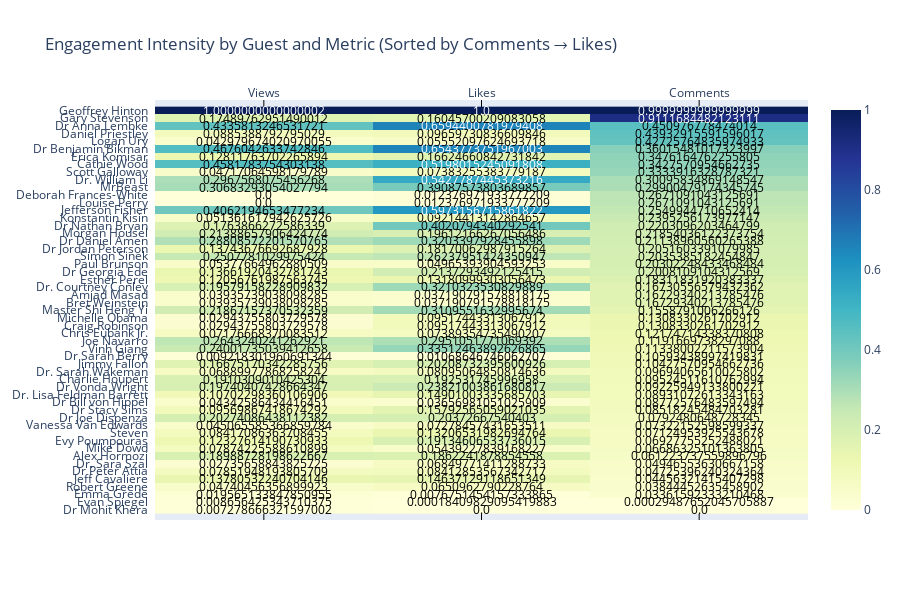

Notebook code for this chart:
### Code cell
import plotly.figure_factory as ff

# Sort the DataFrame by comments (desc), then likes (desc)
guest_sorted = guest_stats.sort_values(
    by=["comments_per_guest_norm", "likes_per_guest_norm"],
    ascending=[True, True]
)

# Extract data for the heatmap
z = guest_sorted[["views_per_guest_norm", "likes_per_guest_norm", "comments_per_guest_norm"]].values
x = ["Views", "Likes", "Comments"]
y = guest_sorted["guest"].tolist()

# Create annotated heatmap
fig = ff.create_annotated_heatmap(
    z=z,
    x=x,
    y=y,
    colorscale="YlGnBu",
    showscale=True
)

fig.update_layout(
    title="Engagement Intensity by Guest and Metric (Sorted by Comments → Likes)",
    height=600
)

fig.show()

### Figure 1 — Plotly figure (JSON) as saved in the notebook; plotly's stock layout.template omitted (floating-point values rounded to 4 significant figures; data arrays with more than 128 entries replaced by an {"elided": "..."} marker saying what was removed)
{"data": [{"colorscale": [[0, "rgb(255,255,217)"], [0.125, "rgb(237,248,177)"], [0.25, "rgb(199,233,180)"], [0.375, "rgb(127,205,187)"], [0.5, "rgb(65,182,196)"], [0.625, "rgb(29,145,192)"], [0.75, "rgb(34,94,168)"], [0.875, "rgb(37,52,148)"], [1, "rgb(8,29,88)"]], "reversescale": false, "showscale": true, "type": "heatmap", "x": ["Views", "Likes", "Comments"], "y": ["Dr Mohit Khera", "Evan Spiegel", "Emma Grede", "Robert Greene", "Jeff Cavaliere", "Dr Peter Attia", "Dr. Sara Szal", "Alex Hormozi", "Mike Dowd", "Evy Poumpouras", "Steven", "Vanessa Van Edwards", "Dr Joe Dispenza", "Dr Stacy Sims", "Dr Bill von Hippel", "Dr. Lisa Feldman Barrett", "Dr Vonda Wright", "Charlie Houpert", "Dr. Sarah Wakeman", "Jimmy Fallon", "Dr Sarah Berry", "Vinh Giang", "Joe Navarro", "Chris Eubank Jr.", "Craig Robinson", "Michelle Obama", "Master Shi Heng Yi", "Bret Weinstein", "Amjad Masad", "Dr. Courtney Conley", "Esther Perel", "Dr Georgia Ede", "Paul Brunson", "Simon Sinek", "Dr Jordan Peterson", "Dr Daniel Amen", "Morgan Housel", "Dr Nathan Bryan", "Konstantin Kisin", "Jefferson Fisher", "Louise Perry", "Deborah Frances-White", "MrBeast", "Dr. William Li", "Scott Galloway", "Cathie Wood", "Erica Komisar", "Dr Benjamin Bikman", "Logan Ury", "Daniel Priestley", "Dr Anna Lembke", "Gary Stevenson", "Geoffrey Hinton"], "z": {"elided": "53x3 float values"}}], "layout": {"annotations": [{"font": {"color": "#000000"}, "showarrow": false, "text": "0.007278666321597002", "x": "Views", "xref": "x", "y": "Dr Mohit Khera", "yref": "y"}, {"font": {"color": "#000000"}, "showarrow": false, "text": "0.0", "x": "Likes", "xref": "x", "y": "Dr Mohit Khera", "yref": "y"}, {"font": {"color": "#000000"}, "showarrow": false, "text": "0.0", "x": "Comments", "xref": "x", "y": "Dr Mohit Khera", "yref": "y"}, {"font": {"color": "#000000"}, "showarrow": false, "text": "0.008656425343710375", "x": "Views", "xref": "x", "y": "Evan Spiegel", "yref": "y"}, {"font": {"color": "#000000"}, "showarrow": false, "text": "0.00018409829095419883", "x": "Likes", "xref": "x", "y": "Evan Spiegel", "yref": "y"}, {"font": {"color": "#000000"}, "showarrow": false, "text": "0.00029487652045705887", "x": "Comments", "xref": "x", "y": "Evan Spiegel", "yref": "y"}, {"font": {"color": "#000000"}, "showarrow": false, "text": "0.019565133847850955", "x": "Views", "xref": "x", "y": "Emma Grede", "yref": "y"}, {"font": {"color": "#000000"}, "showarrow": false, "text": "0.0076751454157333865", "x": "Likes", "xref": "x", "y": "Emma Grede", "yref": "y"}, {"font": {"color": "#000000"}, "showarrow": false, "text": "0.03361592333210468", "x": "Comments", "xref": "x", "y": "Emma Grede", "yref": "y"}, {"font": {"color": "#000000"}, "showarrow": false, "text": "0.04740456356899923", "x": "Views", "xref": "x", "y": "Robert Greene", "yref": "y"}, {"font": {"color": "#000000"}, "showarrow": false, "text": "0.0650962790228764", "x": "Likes", "xref": "x", "y": "Robert Greene", "yref": "y"}, {"font": {"color": "#000000"}, "showarrow": false, "text": "0.03844452635458902", "x": "Comments", "xref": "x", "y": "Robert Greene", "yref": "y"}, {"font": {"color": "#000000"}, "showarrow": false, "text": "0.13780532240704146", "x": "Views", "xref": "x", "y": "Jeff Cavaliere", "yref": "y"}, {"font": {"color": "#000000"}, "showarrow": false, "text": "0.14637129118651349", "x": "Likes", "xref": "x", "y": "Jeff Cavaliere", "yref": "y"}, {"font": {"color": "#000000"}, "showarrow": false, "text": "0.04456321415407298", "x": "Comments", "xref": "x", "y": "Jeff Cavaliere", "yref": "y"}, {"font": {"color": "#000000"}, "showarrow": false, "text": "0.07851948193805709", "x": "Views", "xref": "x", "y": "Dr Peter Attia", "yref": "y"}, {"font": {"color": "#000000"}, "showarrow": false, "text": "0.08412853567342717", "x": "Likes", "xref": "x", "y": "Dr Peter Attia", "yref": "y"}, {"font": {"color": "#000000"}, "showarrow": false, "text": "0.04725396240324364", "x": "Comments", "xref": "x", "y": "Dr Peter Attia", "yref": "y"}, {"font": {"color": "#000000"}, "showarrow": false, "text": "0.02735658843825725", "x": "Views", "xref": "x", "y": "Dr. Sara Szal", "yref": "y"}, {"font": {"color": "#000000"}, "showarrow": false, "text": "0.06849771411288733", "x": "Likes", "xref": "x", "y": "Dr. Sara Szal", "yref": "y"}, {"font": {"color": "#000000"}, "showarrow": false, "text": "0.04946553630667158", "x": "Comments", "xref": "x", "y": "Dr. Sara Szal", "yref": "y"}, {"font": {"color": "#000000"}, "showarrow": false, "text": "0.18988728198622667", "x": "Views", "xref": "x", "y": "Alex Hormozi", "yref": "y"}, {"font": {"color": "#000000"}, "showarrow": false, "text": "0.1862241878854558", "x": "Likes", "xref": "x", "y": "Alex Hormozi", "yref": "y"}, {"font": {"color": "#000000"}, "showarrow": false, "text": "0.061223737559896796", "x": "Comments", "xref": "x", "y": "Alex Hormozi", "yref": "y"}, {"font": {"color": "#000000"}, "showarrow": false, "text": "0.07874225588610899", "x": "Views", "xref": "x", "y": "Mike Dowd", "yref": "y"}, {"font": {"color": "#000000"}, "showarrow": false, "text": "0.05439227839168227", "x": "Likes", "xref": "x", "y": "Mike Dowd", "yref": "y"}, {"font": {"color": "#000000"}, "showarrow": false, "text": "0.06686325101363805", "x": "Comments", "xref": "x", "y": "Mike Dowd", "yref": "y"}, {"font": {"color": "#000000"}, "showarrow": false, "text": "0.12327614190730933", "x": "Views", "xref": "x", "y": "Evy Poumpouras", "yref": "y"}, {"font": {"color": "#000000"}, "showarrow": false, "text": "0.19134606533736015", "x": "Likes", "xref": "x", "y": "Evy Poumpouras", "yref": "y"}, {"font": {"color": "#000000"}, "showarrow": false, "text": "0.06927755252488021", "x": "Comments", "xref": "x", "y": "Evy Poumpouras", "yref": "y"}, {"font": {"color": "#000000"}, "showarrow": false, "text": "0.08417086363708455", "x": "Views", "xref": "x", "y": "Steven", "yref": "y"}, {"font": {"color": "#000000"}, "showarrow": false, "text": "0.13206531982694764", "x": "Likes", "xref": "x", "y": "Steven", "yref": "y"}, {"font": {"color": "#000000"}, "showarrow": false, "text": "0.07124953925543678", "x": "Comments", "xref": "x", "y": "Steven", "yref": "y"}, {"font": {"color": "#000000"}, "showarrow": false, "text": "0.045065585366859784", "x": "Views", "xref": "x", "y": "Vanessa Van Edwards", "yref": "y"}, {"font": {"color": "#000000"}, "showarrow": false, "text": "0.07278457431653511", "x": "Likes", "xref": "x", "y": "Vanessa Van Edwards", "yref": "y"}, {"font": {"color": "#000000"}, "showarrow": false, "text": "0.07322152598599337", "x": "Comments", "xref": "x", "y": "Vanessa Van Edwards", "yref": "y"}, {"font": {"color": "#000000"}, "showarrow": false, "text": "0.20274086438112382", "x": "Views", "xref": "x", "y": "Dr Joe Dispenza", "yref": "y"}, {"font": {"color": "#000000"}, "showarrow": false, "text": "0.20372667540403", "x": "Likes", "xref": "x", "y": "Dr Joe Dispenza", "yref": "y"}, {"font": {"color": "#000000"}, "showarrow": false, "text": "0.0792480648728345", "x": "Comments", "xref": "x", "y": "Dr Joe Dispenza", "yref": "y"}, {"font": {"color": "#000000"}, "showarrow": false, "text": "0.09569867418674292", "x": "Views", "xref": "x", "y": "Dr Stacy Sims", "yref": "y"}, {"font": {"color": "#000000"}, "showarrow": false, "text": "0.15792565059021035", "x": "Likes", "xref": "x", "y": "Dr Stacy Sims", "yref": "y"}, {"font": {"color": "#000000"}, "showarrow": false, "text": "0.08518245484703281", "x": "Comments", "xref": "x", "y": "Dr Stacy Sims", "yref": "y"}, {"font": {"color": "#000000"}, "showarrow": false, "text": "0.04342586434416451", "x": "Views", "xref": "x", "y": "Dr Bill von Hippel", "yref": "y"}, {"font": {"color": "#000000"}, "showarrow": false, "text": "0.03656981051025909", "x": "Likes", "xref": "x", "y": "Dr Bill von Hippel", "yref": "y"}, {"font": {"color": "#000000"}, "showarrow": false, "text": "0.08772576483597494", "x": "Comments", "xref": "x", "y": "Dr Bill von Hippel", "yref": "y"}, {"font": {"color": "#000000"}, "showarrow": false, "text": "0.10702298360106906", "x": "Views", "xref": "x", "y": "Dr. Lisa Feldman Barrett", "yref": "y"}, {"font": {"color": "#000000"}, "showarrow": false, "text": "0.14901003335685703", "x": "Likes", "xref": "x", "y": "Dr. Lisa Feldman Barrett", "yref": "y"}, {"font": {"color": "#000000"}, "showarrow": false, "text": "0.08931072613343163", "x": "Comments", "xref": "x", "y": "Dr. Lisa Feldman Barrett", "yref": "y"}, {"font": {"color": "#000000"}, "showarrow": false, "text": "0.19740407428664347", "x": "Views", "xref": "x", "y": "Dr Vonda Wright", "yref": "y"}, {"font": {"color": "#000000"}, "showarrow": false, "text": "0.23821003861680817", "x": "Likes", "xref": "x", "y": "Dr Vonda Wright", "yref": "y"}, {"font": {"color": "#000000"}, "showarrow": false, "text": "0.09225949133800221", "x": "Comments", "xref": "x", "y": "Dr Vonda Wright", "yref": "y"}, {"font": {"color": "#000000"}, "showarrow": false, "text": "0.1910309010425304", "x": "Views", "xref": "x", "y": "Charlie Houpert", "yref": "y"}, {"font": {"color": "#000000"}, "showarrow": false, "text": "0.192531745996958", "x": "Likes", "xref": "x", "y": "Charlie Houpert", "yref": "y"}, {"font": {"color": "#000000"}, "showarrow": false, "text": "0.09524511610762994", "x": "Comments", "xref": "x", "y": "Charlie Houpert", "yref": "y"}, {"font": {"color": "#000000"}, "showarrow": false, "text": "0.06889977868258242", "x": "Views", "xref": "x", "y": "Dr. Sarah Wakeman", "yref": "y"}, {"font": {"color": "#000000"}, "showarrow": false, "text": "0.08095064850814636", "x": "Likes", "xref": "x", "y": "Dr. Sarah Wakeman", "yref": "y"}, {"font": {"color": "#000000"}, "showarrow": false, "text": "0.09694065610025802", "x": "Comments", "xref": "x", "y": "Dr. Sarah Wakeman", "yref": "y"}, {"font": {"color": "#000000"}, "showarrow": false, "text": "0.16675170342285756", "x": "Views", "xref": "x", "y": "Jimmy Fallon", "yref": "y"}, {"font": {"color": "#000000"}, "showarrow": false, "text": "0.20208732395600926", "x": "Likes", "xref": "x", "y": "Jimmy Fallon", "yref": "y"}, {"font": {"color": "#000000"}, "showarrow": false, "text": "0.10427570954662736", "x": "Comments", "xref": "x", "y": "Jimmy Fallon", "yref": "y"}, {"font": {"color": "#000000"}, "showarrow": false, "text": "0.009218301960691344", "x": "Views", "xref": "x", "y": "Dr Sarah Berry", "yref": "y"}, {"font": {"color": "#000000"}, "showarrow": false, "text": "0.01068646746062707", "x": "Likes", "xref": "x", "y": "Dr Sarah Berry", "yref": "y"}, {"font": {"color": "#000000"}, "showarrow": false, "text": "0.10593438997419831", "x": "Comments", "xref": "x", "y": "Dr Sarah Berry", "yref": "y"}, {"font": {"color": "#000000"}, "showarrow": false, "text": "0.24001735039412658", "x": "Views", "xref": "x", "y": "Vinh Giang", "yref": "y"}, {"font": {"color": "#000000"}, "showarrow": false, "text": "0.33512463892626865", "x": "Likes", "xref": "x", "y": "Vinh Giang", "yref": "y"}, {"font": {"color": "#000000"}, "showarrow": false, "text": "0.11338002211573904", "x": "Comments", "xref": "x", "y": "Vinh Giang", "yref": "y"}, {"font": {"color": "#000000"}, "showarrow": false, "text": "0.2643240241262921", "x": "Views", "xref": "x", "y": "Joe Navarro", "yref": "y"}, {"font": {"color": "#000000"}, "showarrow": false, "text": "0.2951051771069392", "x": "Likes", "xref": "x", "y": "Joe Navarro", "yref": "y"}, {"font": {"color": "#000000"}, "showarrow": false, "text": "0.1191669738297088", "x": "Comments", "xref": "x", "y": "Joe Navarro", "yref": "y"}, {"font": {"color": "#000000"}, "showarrow": false, "text": "0.07176668370083512", "x": "Views", "xref": "x", "y": "Chris Eubank Jr.", "yref": "y"}, {"font": {"color": "#000000"}, "showarrow": false, "text": "0.07389354735490207", "x": "Likes", "xref": "x", "y": "Chris Eubank Jr.", "yref": "y"}, {"font": {"color": "#000000"}, "showarrow": false, "text": "0.12174714338370808", "x": "Comments", "xref": "x", "y": "Chris Eubank Jr.", "yref": "y"}, {"font": {"color": "#000000"}, "showarrow": false, "text": "0.02943755803729578", "x": "Views", "xref": "x", "y": "Craig Robinson", "yref": "y"}, {"font": {"color": "#000000"}, "showarrow": false, "text": "0.09517443313067912", "x": "Likes", "xref": "x", "y": "Craig Robinson", "yref": "y"}, {"font": {"color": "#000000"}, "showarrow": false, "text": "0.1308330261702912", "x": "Comments", "xref": "x", "y": "Craig Robinson", "yref": "y"}, {"font": {"color": "#000000"}, "showarrow": false, "text": "0.02943755803729578", "x": "Views", "xref": "x", "y": "Michelle Obama", "yref": "y"}, {"font": {"color": "#000000"}, "showarrow": false, "text": "0.09517443313067912", "x": "Likes", "xref": "x", "y": "Michelle Obama", "yref": "y"}, {"font": {"color": "#000000"}, "showarrow": false, "text": "0.1308330261702912", "x": "Comments", "xref": "x", "y": "Michelle Obama", "yref": "y"}, {"font": {"color": "#000000"}, "showarrow": false, "text": "0.21867157370532359", "x": "Views", "xref": "x", "y": "Master Shi Heng Yi", "yref": "y"}, {"font": {"color": "#000000"}, "showarrow": false, "text": "0.3109551632995674", "x": "Likes", "xref": "x", "y": "Master Shi Heng Yi", "yref": "y"}, {"font": {"color": "#000000"}, "showarrow": false, "text": "0.1558791006266126", "x": "Comments", "xref": "x", "y": "Master Shi Heng Yi", "yref": "y"}, {"font": {"color": "#000000"}, "showarrow": false, "text": "0.03935739038098285", "x": "Views", "xref": "x", "y": "Bret Weinstein", "yref": "y"}, {"font": {"color": "#000000"}, "showarrow": false, "text": "0.037190791578818175", "x": "Likes", "xref": "x", "y": "Bret Weinstein", "yref": "y"}, {"font": {"color": "#000000"}, "showarrow": false, "text": "0.16729340213785476", "x": "Comments", "xref": "x", "y": "Bret Weinstein", "yref": "y"}, {"font": {"color": "#000000"}, "showarrow": false, "text": "0.03935739038098285", "x": "Views", "xref": "x", "y": "Amjad Masad", "yref": "y"}, {"font": {"color": "#000000"}, "showarrow": false, "text": "0.037190791578818175", "x": "Likes", "xref": "x", "y": "Amjad Masad", "yref": "y"}, {"font": {"color": "#000000"}, "showarrow": false, "text": "0.16729340213785476", "x": "Comments", "xref": "x", "y": "Amjad Masad", "yref": "y"}, {"font": {"color": "#000000"}, "showarrow": false, "text": "0.19579158228909832", "x": "Views", "xref": "x", "y": "Dr. Courtney Conley", "yref": "y"}, {"font": {"color": "#000000"}, "showarrow": false, "text": "0.3210323530829889", "x": "Likes", "xref": "x", "y": "Dr. Courtney Conley", "yref": "y"}, {"font": {"color": "#000000"}, "showarrow": false, "text": "0.16730556579432362", "x": "Comments", "xref": "x", "y": "Dr. Courtney Conley", "yref": "y"}, {"font": {"color": "#000000"}, "showarrow": false, "text": "0.12056761987563745", "x": "Views", "xref": "x", "y": "Esther Perel", "yref": "y"}, {"font": {"color": "#000000"}, "showarrow": false, "text": "0.13180999303056473", "x": "Likes", "xref": "x", "y": "Esther Perel", "yref": "y"}, {"font": {"color": "#000000"}, "showarrow": false, "text": "0.18311831920383337", "x": "Comments", "xref": "x", "y": "Esther Perel", "yref": "y"}, {"font": {"color": "#000000"}, "showarrow": false, "text": "0.13661920432781743", "x": "Views", "xref": "x", "y": "Dr Georgia Ede", "yref": "y"}, {"font": {"color": "#000000"}, "showarrow": false, "text": "0.2137293492125415", "x": "Likes", "xref": "x", "y": "Dr Georgia Ede", "yref": "y"}, {"font": {"color": "#000000"}, "showarrow": false, "text": "0.2008109104312569", "x": "Comments", "xref": "x", "y": "Dr Georgia Ede", "yref": "y"}, {"font": {"color": "#000000"}, "showarrow": false, "text": "0.05377664962880509", "x": "Views", "xref": "x", "y": "Paul Brunson", "yref": "y"}, {"font": {"color": "#000000"}, "showarrow": false, "text": "0.04965393904593253", "x": "Likes", "xref": "x", "y": "Paul Brunson", "yref": "y"}, {"font": {"color": "#000000"}, "showarrow": false, "text": "0.20302248433468484", "x": "Comments", "xref": "x", "y": "Paul Brunson", "yref": "y"}, {"font": {"color": "#000000"}, "showarrow": false, "text": "0.2507781029975424", "x": "Views", "xref": "x", "y": "Simon Sinek", "yref": "y"}, {"font": {"color": "#000000"}, "showarrow": false, "text": "0.26237951424350947", "x": "Likes", "xref": "x", "y": "Simon Sinek", "yref": "y"}, {"font": {"color": "#000000"}, "showarrow": false, "text": "0.2035385182454847", "x": "Comments", "xref": "x", "y": "Simon Sinek", "yref": "y"}, {"font": {"color": "#000000"}, "showarrow": false, "text": "0.13743676692687928", "x": "Views", "xref": "x", "y": "Dr Jordan Peterson", "yref": "y"}, {"font": {"color": "#000000"}, "showarrow": false, "text": "0.18170062987915264", "x": "Likes", "xref": "x", "y": "Dr Jordan Peterson", "yref": "y"}, {"font": {"color": "#000000"}, "showarrow": false, "text": "0.2051603391079985", "x": "Comments", "xref": "x", "y": "Dr Jordan Peterson", "yref": "y"}, {"font": {"color": "#000000"}, "showarrow": false, "text": "0.28808572201570765", "x": "Views", "xref": "x", "y": "Dr Daniel Amen", "yref": "y"}, {"font": {"color": "#000000"}, "showarrow": false, "text": "0.3203397928455898", "x": "Likes", "xref": "x", "y": "Dr Daniel Amen", "yref": "y"}, {"font": {"color": "#000000"}, "showarrow": false, "text": "0.21138960560265388", "x": "Comments", "xref": "x", "y": "Dr Daniel Amen", "yref": "y"}, {"font": {"color": "#000000"}, "showarrow": false, "text": "0.21388657906424774", "x": "Views", "xref": "x", "y": "Morgan Housel", "yref": "y"}, {"font": {"color": "#000000"}, "showarrow": false, "text": "0.19612166267056486", "x": "Likes", "xref": "x", "y": "Morgan Housel", "yref": "y"}, {"font": {"color": "#000000"}, "showarrow": false, "text": "0.21854036122373754", "x": "Comments", "xref": "x", "y": "Morgan Housel", "yref": "y"}, {"font": {"color": "#000000"}, "showarrow": false, "text": "0.1763866272586339", "x": "Views", "xref": "x", "y": "Dr Nathan Bryan", "yref": "y"}, {"font": {"color": "#000000"}, "showarrow": false, "text": "0.4020794340292541", "x": "Likes", "xref": "x", "y": "Dr Nathan Bryan", "yref": "y"}, {"font": {"color": "#000000"}, "showarrow": false, "text": "0.2203096203464799", "x": "Comments", "xref": "x", "y": "Dr Nathan Bryan", "yref": "y"}, {"font": {"color": "#000000"}, "showarrow": false, "text": "0.051361617942625726", "x": "Views", "xref": "x", "y": "Konstantin Kisin", "yref": "y"}, {"font": {"color": "#000000"}, "showarrow": false, "text": "0.09214413142864657", "x": "Likes", "xref": "x", "y": "Konstantin Kisin", "yref": "y"}, {"font": {"color": "#000000"}, "showarrow": false, "text": "0.2395256173977147", "x": "Comments", "xref": "x", "y": "Konstantin Kisin", "yref": "y"}, {"font": {"color": "#000000"}, "showarrow": false, "text": "0.4062194653477234", "x": "Views", "xref": "x", "y": "Jefferson Fisher", "yref": "y"}, {"font": {"color": "#FFFFFF"}, "showarrow": false, "text": "0.5973156715861822", "x": "Likes", "xref": "x", "y": "Jefferson Fisher", "yref": "y"}, {"font": {"color": "#000000"}, "showarrow": false, "text": "0.2549944710652414", "x": "Comments", "xref": "x", "y": "Jefferson Fisher", "yref": "y"}, {"font": {"color": "#000000"}, "showarrow": false, "text": "0.0", "x": "Views", "xref": "x", "y": "Louise Perry", "yref": "y"}, {"font": {"color": "#000000"}, "showarrow": false, "text": "0.012376971933777209", "x": "Likes", "xref": "x", "y": "Louise Perry", "yref": "y"}, {"font": {"color": "#000000"}, "showarrow": false, "text": "0.2671091043125691", "x": "Comments", "xref": "x", "y": "Louise Perry", "yref": "y"}, {"font": {"color": "#000000"}, "showarrow": false, "text": "0.0", "x": "Views", "xref": "x", "y": "Deborah Frances-White", "yref": "y"}, {"font": {"color": "#000000"}, "showarrow": false, "text": "0.012376971933777209", "x": "Likes", "xref": "x", "y": "Deborah Frances-White", "yref": "y"}, {"font": {"color": "#000000"}, "showarrow": false, "text": "0.2671091043125691", "x": "Comments", "xref": "x", "y": "Deborah Frances-White", "yref": "y"}, {"font": {"color": "#000000"}, "showarrow": false, "text": "0.30683293054027794", "x": "Views", "xref": "x", "y": "MrBeast", "yref": "y"}, {"font": {"color": "#000000"}, "showarrow": false, "text": "0.39087573803689857", "x": "Likes", "xref": "x", "y": "MrBeast", "yref": "y"}, {"font": {"color": "#000000"}, "showarrow": false, "text": "0.29900479174345745", "x": "Comments", "xref": "x", "y": "MrBeast", "yref": "y"}, {"font": {"color": "#000000"}, "showarrow": false, "text": "0.2967568075456268", "x": "Views", "xref": "x", "y": "Dr. William Li", "yref": "y"}, {"font": {"color": "#FFFFFF"}, "showarrow": false, "text": "0.5427787445373216", "x": "Likes", "xref": "x", "y": "Dr. William Li", "yref": "y"}, {"font": {"color": "#000000"}, "showarrow": false, "text": "0.30095834869148547", "x": "Comments", "xref": "x", "y": "Dr. William Li", "yref": "y"}, {"font": {"color": "#000000"}, "showarrow": false, "text": "0.04717064598179789", "x": "Views", "xref": "x", "y": "Scott Galloway", "yref": "y"}, {"font": {"color": "#000000"}, "showarrow": false, "text": "0.07383255383779187", "x": "Likes", "xref": "x", "y": "Scott Galloway", "yref": "y"}, {"font": {"color": "#000000"}, "showarrow": false, "text": "0.3333916328787321", "x": "Comments", "xref": "x", "y": "Scott Galloway", "yref": "y"}, {"font": {"color": "#000000"}, "showarrow": false, "text": "0.4581783754303138", "x": "Views", "xref": "x", "y": "Cathie Wood", "yref": "y"}, {"font": {"color": "#FFFFFF"}, "showarrow": false, "text": "0.5198015245091808", "x": "Likes", "xref": "x", "y": "Cathie Wood", "yref": "y"}, {"font": {"color": "#000000"}, "showarrow": false, "text": "0.3427570954662735", "x": "Comments", "xref": "x", "y": "Cathie Wood", "yref": "y"}, {"font": {"color": "#000000"}, "showarrow": false, "text": "0.12811763702265894", "x": "Views", "xref": "x", "y": "Erica Komisar", "yref": "y"}, {"font": {"color": "#000000"}, "showarrow": false, "text": "0.16624660842731842", "x": "Likes", "xref": "x", "y": "Erica Komisar", "yref": "y"}, {"font": {"color": "#000000"}, "showarrow": false, "text": "0.3476164762255805", "x": "Comments", "xref": "x", "y": "Erica Komisar", "yref": "y"}, {"font": {"color": "#000000"}, "showarrow": false, "text": "0.4676042633742846", "x": "Views", "xref": "x", "y": "Dr Benjamin Bikman", "yref": "y"}, {"font": {"color": "#FFFFFF"}, "showarrow": false, "text": "0.6543773751967003", "x": "Likes", "xref": "x", "y": "Dr Benjamin Bikman", "yref": "y"}, {"font": {"color": "#000000"}, "showarrow": false, "text": "0.36015481017323997", "x": "Comments", "xref": "x", "y": "Dr Benjamin Bikman", "yref": "y"}, {"font": {"color": "#000000"}, "showarrow": false, "text": "0.042979674020970055", "x": "Views", "xref": "x", "y": "Logan Ury", "yref": "y"}, {"font": {"color": "#000000"}, "showarrow": false, "text": "0.05552097624693718", "x": "Likes", "xref": "x", "y": "Logan Ury", "yref": "y"}, {"font": {"color": "#000000"}, "showarrow": false, "text": "0.42725764835974933", "x": "Comments", "xref": "x", "y": "Logan Ury", "yref": "y"}, {"font": {"color": "#000000"}, "showarrow": false, "text": "0.0885388792795029", "x": "Views", "xref": "x", "y": "Daniel Priestley", "yref": "y"}, {"font": {"color": "#000000"}, "showarrow": false, "text": "0.09659730836609846", "x": "Likes", "xref": "x", "y": "Daniel Priestley", "yref": "y"}, {"font": {"color": "#000000"}, "showarrow": false, "text": "0.43932915591596017", "x": "Comments", "xref": "x", "y": "Daniel Priestley", "yref": "y"}, {"font": {"color": "#000000"}, "showarrow": false, "text": "0.4335813246531721", "x": "Views", "xref": "x", "y": "Dr Anna Lembke", "yref": "y"}, {"font": {"color": "#FFFFFF"}, "showarrow": false, "text": "0.6594400781979408", "x": "Likes", "xref": "x", "y": "Dr Anna Lembke", "yref": "y"}, {"font": {"color": "#000000"}, "showarrow": false, "text": "0.450976778474014", "x": "Comments", "xref": "x", "y": "Dr Anna Lembke", "yref": "y"}, {"font": {"color": "#000000"}, "showarrow": false, "text": "0.17489762951490012", "x": "Views", "xref": "x", "y": "Gary Stevenson", "yref": "y"}, {"font": {"color": "#000000"}, "showarrow": false, "text": "0.16045700209083058", "x": "Likes", "xref": "x", "y": "Gary Stevenson", "yref": "y"}, {"font": {"color": "#FFFFFF"}, "showarrow": false, "text": "0.9111684482123111", "x": "Comments", "xref": "x", "y": "Gary Stevenson", "yref": "y"}, {"font": {"color": "#FFFFFF"}, "showarrow": false, "text": "1.0000000000000002", "x": "Views", "xref": "x", "y": "Geoffrey Hinton", "yref": "y"}, {"font": {"color": "#FFFFFF"}, "showarrow": false, "text": "1.0", "x": "Likes", "xref": "x", "y": "Geoffrey Hinton", "yref": "y"}, {"font": {"color": "#FFFFFF"}, "showarrow": false, "text": "0.9999999999999999", "x": "Comments", "xref": "x", "y": "Geoffrey Hinton", "yref": "y"}], "height": 600, "title": {"text": "Engagement Intensity by Guest and Metric (Sorted by Comments → Likes)"}, "xaxis": {"dtick": 1, "gridcolor": "rgb(0, 0, 0)", "side": "top", "ticks": ""}, "yaxis": {"dtick": 1, "ticks": "", "ticksuffix": "  "}}}
